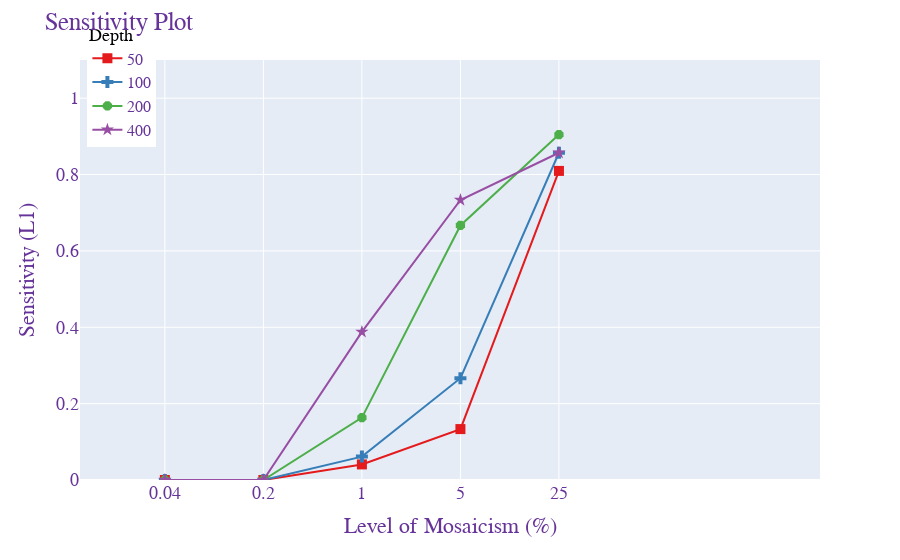
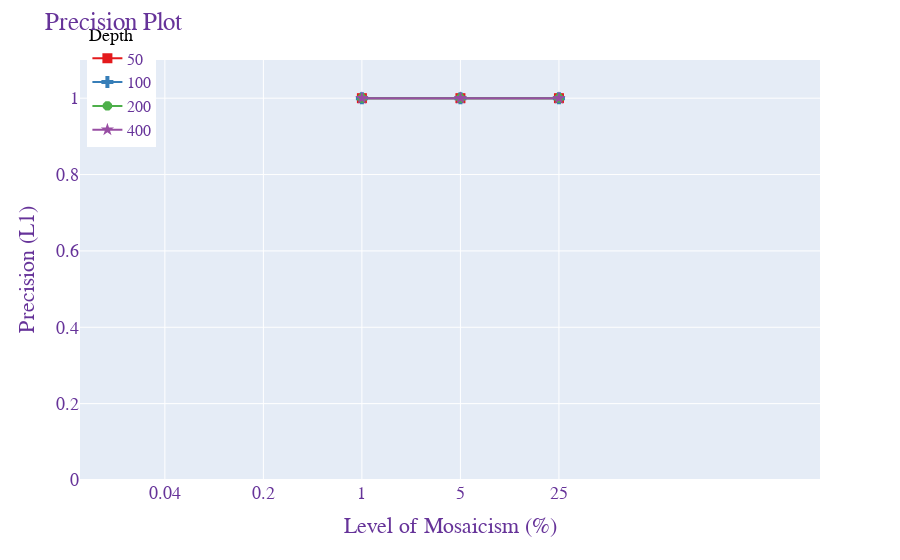

The notebook cell saved with these charts, in order:
### Markdown cell above
## 2.1. RetroSom

### Code cell
create_line_plot(sens, 'Freq', 'Sensitivity', "Level of Mosaicism (%)", "Sensitivity (L1)", "Sensitivity Plot")
create_line_plot(prec, 'Freq', 'Precision', "Level of Mosaicism (%)", "Precision (L1)", "Precision Plot")

### Figure 1 — Plotly figure (JSON) as saved in the notebook; plotly's stock layout.template omitted (floating-point values rounded to 4 significant figures)
{"data": [{"hovertemplate": "Depth=50<br>Freq=%{x}<br>Sensitivity=%{y}<extra></extra>", "legendgroup": "50", "line": {"color": "rgb(228,26,28)", "dash": "solid"}, "marker": {"size": 10, "symbol": 1}, "mode": "markers+lines", "name": "50", "orientation": "v", "showlegend": true, "type": "scatter", "x": [0.04, 0.2, 1, 5, 25], "xaxis": "x", "y": [0, 0, 0.04082, 0.1333, 0.8095], "yaxis": "y"}, {"hovertemplate": "Depth=100<br>Freq=%{x}<br>Sensitivity=%{y}<extra></extra>", "legendgroup": "100", "line": {"color": "rgb(55,126,184)", "dash": "solid"}, "marker": {"size": 10, "symbol": 3}, "mode": "markers+lines", "name": "100", "orientation": "v", "showlegend": true, "type": "scatter", "x": [0.04, 0.2, 1, 5, 25], "xaxis": "x", "y": [0, 0, 0.06122, 0.2667, 0.8571], "yaxis": "y"}, {"hovertemplate": "Depth=200<br>Freq=%{x}<br>Sensitivity=%{y}<extra></extra>", "legendgroup": "200", "line": {"color": "rgb(77,175,74)", "dash": "solid"}, "marker": {"size": 10, "symbol": 16}, "mode": "markers+lines", "name": "200", "orientation": "v", "showlegend": true, "type": "scatter", "x": [0.04, 0.2, 1, 5, 25], "xaxis": "x", "y": [0, 0, 0.1633, 0.6667, 0.9048], "yaxis": "y"}, {"hovertemplate": "Depth=400<br>Freq=%{x}<br>Sensitivity=%{y}<extra></extra>", "legendgroup": "400", "line": {"color": "rgb(152,78,163)", "dash": "solid"}, "marker": {"size": 10, "symbol": 17}, "mode": "markers+lines", "name": "400", "orientation": "v", "showlegend": true, "type": "scatter", "x": [0.04, 0.2, 1, 5, 25], "xaxis": "x", "y": [0, 0, 0.3878, 0.7333, 0.8571], "yaxis": "y"}], "layout": {"font": {"color": "RebeccaPurple", "family": "Arial, sans-serif", "size": 18}, "legend": {"font": {"size": 16}, "orientation": "v", "title": {"font": {"color": "black", "size": 18}, "text": "Depth"}, "tracegroupgap": 0, "traceorder": "normal", "x": 0.01, "y": 1.1}, "margin": {"t": 60}, "title": {"text": "Sensitivity Plot"}, "xaxis": {"anchor": "y", "domain": [0, 1], "range": [-2, 3.25], "tickvals": [0.04, 0.2, 1, 5, 25], "title": {"text": "Level of Mosaicism (%)"}, "type": "log"}, "yaxis": {"anchor": "x", "domain": [0, 1], "range": [0, 1.1], "tickvals": [0, 0.2, 0.4, 0.6, 0.8, 1], "title": {"text": "Sensitivity (L1)"}}}}

### Figure 2 — Plotly figure (JSON) as saved in the notebook; plotly's stock layout.template omitted (floating-point values rounded to 4 significant figures)
{"data": [{"hovertemplate": "Depth=50<br>Freq=%{x}<br>Precision=%{y}<extra></extra>", "legendgroup": "50", "line": {"color": "rgb(228,26,28)", "dash": "solid"}, "marker": {"size": 10, "symbol": 1}, "mode": "markers+lines", "name": "50", "orientation": "v", "showlegend": true, "type": "scatter", "x": [0.04, 0.2, 1, 5, 25], "xaxis": "x", "y": [null, null, 1, 1, 1], "yaxis": "y"}, {"hovertemplate": "Depth=100<br>Freq=%{x}<br>Precision=%{y}<extra></extra>", "legendgroup": "100", "line": {"color": "rgb(55,126,184)", "dash": "solid"}, "marker": {"size": 10, "symbol": 3}, "mode": "markers+lines", "name": "100", "orientation": "v", "showlegend": true, "type": "scatter", "x": [0.04, 0.2, 1, 5, 25], "xaxis": "x", "y": [null, null, 1, 1, 1], "yaxis": "y"}, {"hovertemplate": "Depth=200<br>Freq=%{x}<br>Precision=%{y}<extra></extra>", "legendgroup": "200", "line": {"color": "rgb(77,175,74)", "dash": "solid"}, "marker": {"size": 10, "symbol": 16}, "mode": "markers+lines", "name": "200", "orientation": "v", "showlegend": true, "type": "scatter", "x": [0.04, 0.2, 1, 5, 25], "xaxis": "x", "y": [null, null, 1, 1, 1], "yaxis": "y"}, {"hovertemplate": "Depth=400<br>Freq=%{x}<br>Precision=%{y}<extra></extra>", "legendgroup": "400", "line": {"color": "rgb(152,78,163)", "dash": "solid"}, "marker": {"size": 10, "symbol": 17}, "mode": "markers+lines", "name": "400", "orientation": "v", "showlegend": true, "type": "scatter", "x": [0.04, 0.2, 1, 5, 25], "xaxis": "x", "y": [null, null, 1, 1, 1], "yaxis": "y"}], "layout": {"font": {"color": "RebeccaPurple", "family": "Arial, sans-serif", "size": 18}, "legend": {"font": {"size": 16}, "orientation": "v", "title": {"font": {"color": "black", "size": 18}, "text": "Depth"}, "tracegroupgap": 0, "traceorder": "normal", "x": 0.01, "y": 1.1}, "margin": {"t": 60}, "title": {"text": "Precision Plot"}, "xaxis": {"anchor": "y", "domain": [0, 1], "range": [-2, 3.25], "tickvals": [0.04, 0.2, 1, 5, 25], "title": {"text": "Level of Mosaicism (%)"}, "type": "log"}, "yaxis": {"anchor": "x", "domain": [0, 1], "range": [0, 1.1], "tickvals": [0, 0.2, 0.4, 0.6, 0.8, 1], "title": {"text": "Precision (L1)"}}}}
